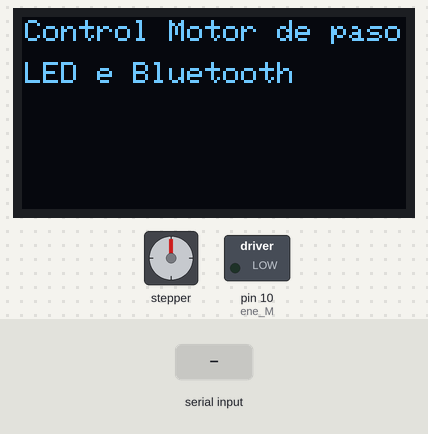
Simulated run of this sketch. Board: Arduino Uno, built with avr-gcc and run on an emulated ATmega328P. On the bench: stepper motor, 128×64 one-colour display, switched loads named in the sketch (green lamp = pin HIGH). Wiring (inferred from the names in the program): stepper motor driver (200 steps per turn assumed): step pin 8; direction pin 9. The inputs (shaded band) are chosen by the test bench. Pins used as bus, display or sensor lines are not drawn; what the sketch prints to the serial monitor is not drawn.

Above: at 2.2 s.
2.3 s: "0" received over Serial
At 5.0 s:
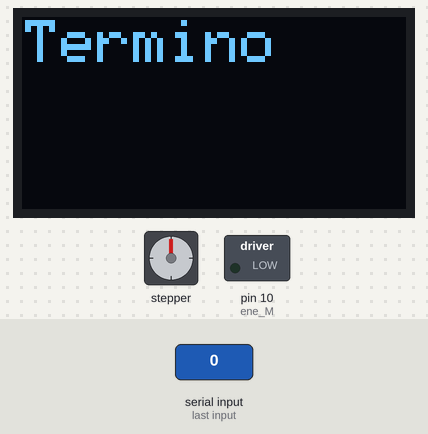
5.3 s: "p90\n" received over the second serial link
At 6.2 s:
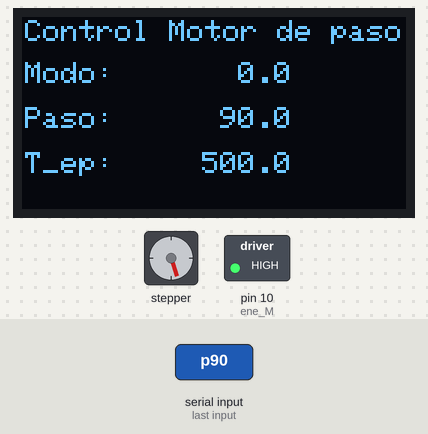
8.3 s: "p,45\n" received over the second serial link
At 9.5 s:
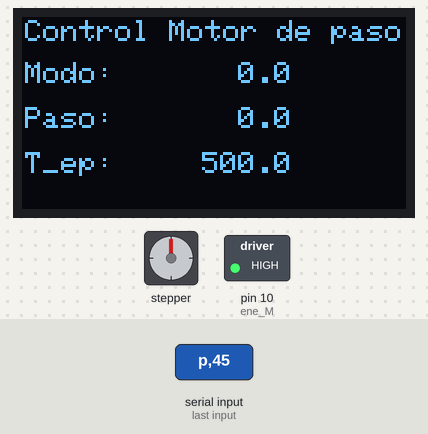
Timing chart, 0 to 50.4 s (numbered marks = the images above; inputs shaded):
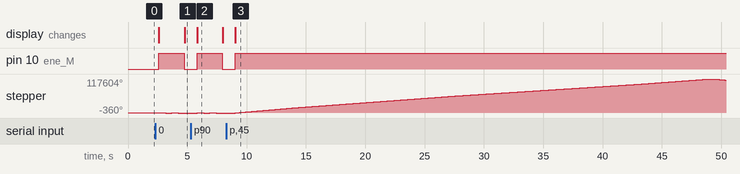

Measured:
- after the input at 2.3 s, pin 10 (ene_M): LOW → HIGH after 0.30 s, → LOW 2.1 s later; stepper: turns 180° counter-clockwise in 0.02 s, then 180° counter-clockwise in 0.03 s, then 180° clockwise in 0.03 s, then 180° counter-clockwise in 0.03 s; the display: first changes after 0.30 s (image 1 shows a later state)
- after the input at 5.3 s, pin 10 (ene_M): LOW → HIGH after 0.52 s, → LOW 2.1 s later; stepper: turns 162° clockwise in 0.01 s, then 162° counter-clockwise in 0.03 s, then 162° clockwise in 0.03 s, then 162° counter-clockwise in 0.03 s; the display: changes after 0.52 s (image 2)
- after the input at 8.3 s, pin 10 (ene_M): LOW → HIGH after 0.73 s; stepper: turns 117964° clockwise in 39.9 s, then 3711° counter-clockwise in 0.95 s; the display: changes after 0.73 s (image 3)

The sketch:

Control_MotorPaP_LCD_Bluetooth.ino
```cpp
#include <Wire.h>
#include <Adafruit_GFX.h>
#include <Adafruit_SSD1306.h>
#include <SoftwareSerial.h>

#define SCREEN_WIDTH 128                // OLED display width
#define SCREEN_HEIGHT 64                // OLED display height

// Declaration for an SSD1306 display connected to I2C (SDA, SCL pins)
#define OLED_RESET     -1      // Reset pin # (or -1 if sharing Arduino reset pin)
Adafruit_SSD1306 display(SCREEN_WIDTH, SCREEN_HEIGHT, &Wire, OLED_RESET);

String message; //string that stores the incoming message
int pasos = 100;
char outstr[15];

const int step_M = 8;
const int dir_M = 9;
const int ene_M = 10;
int t_ep = 500;
int m = 0;  // 0 es para ir y venir, 1 solo para ir frente, 2 para ir atras;

int comp = 0, compb = 0;
bool dir_v = true;

int Distance = 0; // Record the number of steps we've taken void setup() {

void startScreen();
void printLCD();
void pasos_motor(int ps);
void separar(String msn);
void printLCD_fin();

SoftwareSerial mySerial(2, 3); // RX, TX

void setup() {
  Serial.begin(115200);
  //Serial.setTimeout(1);
  mySerial.begin(9600);
  //Serial1.setTimeout(1);

  if (!display.begin(SSD1306_SWITCHCAPVCC, 0x3C)) { // Address 0x3C for 128x64
    Serial.println(F("SSD1306 failed"));
    for (;;);                               // Don't proceed, loop forever
  }

  startScreen();

  pinMode(step_M, OUTPUT);
  pinMode(dir_M, OUTPUT);
  pinMode(ene_M, OUTPUT);
  digitalWrite(step_M, LOW);
  digitalWrite(dir_M, LOW);
  digitalWrite(ene_M, LOW);
}

void loop() {

  while (Serial.available()) { //while there is data available on the serial monitor
    message += char(Serial.read()); //store string from serial command
    comp++;
  }

  if (comp > 0 && message != "") {
    Serial.println("Serial PC <" + message); //show the data
    mySerial.print(message); //show the data
    separar(message);
    comp = 0;
  }

  if (!Serial.available()) { //This comes from the console
    if (message != "") { //if data is available
      Serial.println("PC <" + message); //show the data
      mySerial.print(message); //show the data
      message = ""; //clear the data
    }
  }

  while (mySerial.available()) { //while there is data available on the serial monitor
    //if (Serial1.available() != 0) {
    message += char(mySerial.read()); //store string from serial command
    //message = Serial.readStringUntil('<');

    compb = 1;
  }

  if (compb > 0 && message != "") {
    Serial.println("Serial Bt <" + message); //show the data
    mySerial.println(message); //show the data
    mySerial.println("Separando"); //show the data
    separar(message);
    compb = 0;
  }

  if (!mySerial.available()) { //This comes from the bluetooth device (such as phone)
    if (message != "") { //if data is available
      Serial.println("Bt >" + message); //show the data
      mySerial.println(message); //show the data
    }
  }
  delay(500); //delay
}

void pasos_motor(int ps) {
  int cv = 0;
  Distance = 0;
  switch (m) {
    case 0:
      Serial.println("Entro en el While M0");
      cv = 0;
      digitalWrite(ene_M, HIGH);
      while (cv <= 3) {
        digitalWrite(step_M, HIGH);
        delayMicroseconds(100);
        digitalWrite(step_M, LOW);
        delayMicroseconds(100);
        Serial.println(Distance);
        Distance++;

        if (Distance == ps) { // We are! Reverse direction (invert DIR signal)
          delay(t_ep);
          /*if (digitalRead(dir_M) == LOW) {
            digitalWrite(dir_M, HIGH);
            } else {
            digitalWrite(dir_M, LOW);
            } // Reset our distance back to zero since we're // starting a new move
          */
          dir_v = !dir_v;
          digitalWrite(dir_M, dir_v);
          Distance = 0; // Now pause for half a second delay(500);
          cv++;
        }
      }
      digitalWrite(ene_M, LOW);
      break;
    case 1:
      cv = 0;
      Serial.println("Entro en el While M1");
      digitalWrite(dir_M, LOW);
      digitalWrite(ene_M, HIGH);
      while (cv <= 1) {
        digitalWrite(step_M, HIGH);
        delayMicroseconds(100);
        digitalWrite(step_M, LOW);
        delayMicroseconds(100);
        Serial.println(Distance);
        Distance++;

        if (Distance >= ps) { // We are! Reverse direction (invert DIR signal)
          cv++;
        }
      }
      digitalWrite(ene_M, LOW);
      break;
    case 2:
      cv = 0;
      Serial.println("Entro en el While M2");
      digitalWrite(dir_M, HIGH);
      digitalWrite(ene_M, HIGH);
      while (cv <= 1) {
        digitalWrite(step_M, HIGH);
        delayMicroseconds(100);
        digitalWrite(step_M, LOW);
        delayMicroseconds(100);
        Serial.println(Distance);

        Distance++;

        if (Distance >= ps) { // We are! Reverse direction (invert DIR signal)
          cv++;
        }
      }
      digitalWrite(ene_M, LOW);
      break;
  }
  Serial.println("Fin");
  printLCD_fin();
}

void separar(String msn) {
  String msns = "";
  int num = msn.length();
  Serial.print("numero de caracteres: ");
  Serial.println(num);
  int c = 0;
  Serial.print("Primer caracter: ");
  Serial.println(msn.charAt(c));
  //delay(5000);

  if (msn.charAt(c) == 't') { // compruebo si es tiempo entre motores
    c = 1;
    while (c <= num + 1) {
      msns += msn.charAt(c);
      c++;
    }
    t_ep = msns.toInt(); //actualizo tiempo entre pasos
    Serial.println("actualizo tiempo entre pasos");
    Serial.print("Tempo entre pasos: ");
    Serial.println(t_ep);

    msns = "";
  }

  if (msn.charAt(c) == 'p') { // compruebo si es tiempo entre motores
    c = 1;
    while (c <= num + 1) {
      msns += msn.charAt(c);
      c++;
    }
    pasos = msns.toInt(); // actualizo cantidad de pasos
    Serial.println("actualizo cantidad de pasos");
    Serial.print("Cantidad de pasos: ");
    Serial.println(pasos);
    msns = "";
  }

  if (msn.charAt(c) == 'm') { // compruebo el tipo de paso
    c = 1;
    if (msn.charAt(c) == '0') { // va y viene
      m = 0;
      Serial.println("Tipo de teste: va y viene");
    }

    if (msn.charAt(c) == '1') { // solo va
      m = 1;
      Serial.println("Tipo de teste: solo va");
    }

    if (msn.charAt(c) == '2') { // solo viene
      m = 2;
      Serial.println("Tipo de teste: solo viene");
    }
  }

  c = 0;
  msns = "";
  printLCD();
  pasos_motor(pasos);
}

void startScreen() {
  display.clearDisplay();
  display.setTextSize(1);
  display.setTextColor(WHITE);
  display.setCursor(1, 1);
  display.println("Control Motor de paso");
  display.setCursor(1, 15);
  display.println("LED e Bluetooth");
  display.display();
  delay(1000);
}

void printLCD() {
  display.clearDisplay();
  display.setTextSize(1);
  display.setTextColor(WHITE);
  display.setCursor(1, 1);
  display.println("Control Motor de paso");
  // actualiza modo
  display.setCursor(1, 15);
  display.print("Modo: ");
  display.setCursor(30, 15);
  dtostrf(m, 10, 1, outstr);
  display.println(outstr);
  //actualiza pasos
  display.setCursor(1, 30);
  display.print("Paso: ");
  display.setCursor(30, 30);
  dtostrf(pasos, 10, 1, outstr);
  display.println(outstr);
  //actualiza tiempo
  display.setCursor(1, 45);
  display.print("T_ep: ");
  display.setCursor(30, 45);
  dtostrf(t_ep, 10, 1, outstr);
  display.println(outstr);

  display.display();
  //delay(1000);
}

void printLCD_fin() {
  display.clearDisplay();
  display.setTextSize(2);
  display.setTextColor(WHITE);
  display.setCursor(1, 1);
  display.println("Termino");

  display.display();
  delay(500);
}
```
